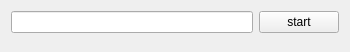
<?xml version="1.0" encoding="UTF-8"?>
<ui version="4.0">
 <class>CreateAlarmDialogClass</class>
 <widget class="QWidget" name="CreateAlarmDialogClass">
  <property name="geometry">
   <rect>
    <x>0</x>
    <y>0</y>
    <width>350</width>
    <height>52</height>
   </rect>
  </property>
  <property name="minimumSize">
   <size>
    <width>350</width>
    <height>0</height>
   </size>
  </property>
  <property name="windowTitle">
   <string>CreateAlarmDialog</string>
  </property>
  <property name="windowIcon">
   <iconset resource="teaclock.qrc">
    <normaloff>:/icons/alarm</normaloff>:/icons/alarm</iconset>
  </property>
  <layout class="QGridLayout" name="gridLayout">
   <item row="0" column="0">
    <widget class="QLineEdit" name="lineEdit">
     <property name="baseSize">
      <size>
       <width>350</width>
       <height>0</height>
      </size>
     </property>
    </widget>
   </item>
   <item row="0" column="1">
    <widget class="QPushButton" name="startAlarmButton">
     <property name="text">
      <string>start</string>
     </property>
    </widget>
   </item>
   <item row="1" column="0" colspan="2">
    <spacer name="verticalSpacer">
     <property name="orientation">
      <enum>Qt::Vertical</enum>
     </property>
     <property name="sizeHint" stdset="0">
      <size>
       <width>20</width>
       <height>5</height>
      </size>
     </property>
    </spacer>
   </item>
  </layout>
 </widget>
 <layoutdefault spacing="6" margin="11"/>
 <resources>
  <include location="teaclock.qrc"/>
 </resources>
 <connections/>
</ui>
